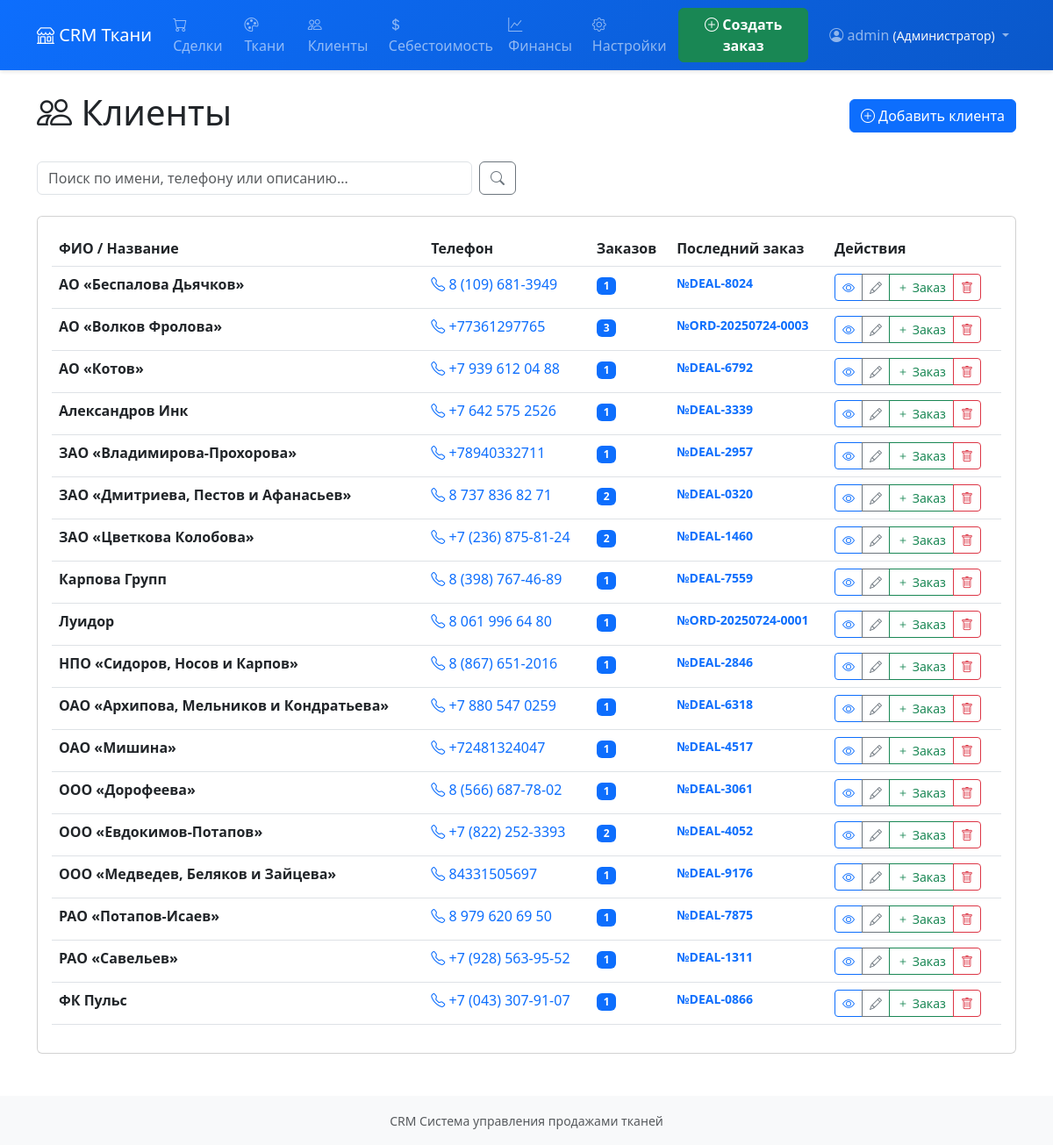
Screenshot of /clients/ (signed in) with the database file from the repository.
### core/models.py (models this page shows, shortened)
class UserProfile(models.Model):
    ROLE_CHOICES = [
        ('admin', 'Администратор'),
        ('accountant', 'Бухгалтер'),
        ('warehouse', 'Складовщик')
    ]
    user = models.OneToOneField(User, on_delete=models.CASCADE, verbose_name="Пользователь")
    role = models.CharField(
        max_length=20,
        choices=ROLE_CHOICES,
        verbose_name="Роль"
    )
    class Meta:
        verbose_name = "Профиль пользователя"
        verbose_name_plural = "Профили пользователей"
    @property
    def can_manage_users(self):
        return self.role == 'admin'
    @property
    def can_view_financial_analytics(self):
        return self.role == 'admin'
    @property
    def is_warehouse_only(self):
        return self.role == 'warehouse'

### clients/models.py (models this page shows, shortened)
class Client(models.Model):
    nickname = models.CharField(
        max_length=200,
        verbose_name="Никнейм / Название компании",
        help_text="Краткое название или никнейм клиента"
    )
    full_name = models.CharField(
        max_length=255,
        blank=True,
        null=True,
        verbose_name="Полное имя / ФИО контактного лица",
        help_text="Полное имя клиента или ФИО контактного лица"
    )
    phone = models.CharField(
        max_length=20,
        verbose_name="Номер телефона",
        help_text="Контактный номер телефона"
    )
    email = models.EmailField(
        max_length=255,
        blank=True,
        null=True,
        verbose_name="Email",
        help_text="Электронная почта клиента"
    )
    address = models.CharField(
        max_length=255,
        blank=True,
        null=True,
        verbose_name="Адрес",
        help_text="Физический адрес клиента"
    )
    notes = models.TextField(
        blank=True,
        verbose_name="Примечания",
        help_text="Дополнительная информация о клиенте"
    )
    created_at = models.DateTimeField(auto_now_add=True, verbose_name="Дата создания")
    class Meta:
        verbose_name = "Клиент"
        verbose_name_plural = "Клиенты"
        ordering = ['nickname']

### deals/models.py (models this page shows, shortened)
class Deal(models.Model):
    STATUS_CHOICES = [
        ('created', 'Создан'),
        ("pending_payment", "Ожидание оплаты"),
        ('paid', 'Оплачен')
    ]
    deal_number = models.CharField(
        max_length=50,
        unique=True,
        verbose_name="Номер заказа",
        help_text="Автоматически генерируемый номер заказа"
    )
    client = models.ForeignKey(
        Client,
        on_delete=models.CASCADE,
        verbose_name="Клиент"
    )
    status = models.CharField(
        max_length=20,
        choices=STATUS_CHOICES,
        default='created',
        verbose_name="Статус"
    )
    total_amount = models.DecimalField(
        max_digits=12,
        decimal_places=2,
        verbose_name="Сумма без НДС (₸)",
        null=True, blank=True
    )
    total_with_vat = models.DecimalField(
        max_digits=12,
        decimal_places=2,
        verbose_name="Сумма с НДС (₸)",
        null=True, blank=True
    )
    created_at = models.DateTimeField(auto_now_add=True, verbose_name="Дата создания")
    class Meta:
        verbose_name = "Сделка"
        verbose_name_plural = "Сделки"
        ordering = ['-created_at']

### clients/views.py (the view)
# urls.py: path('', views.client_list, name='client_list'),
@login_required
def client_list(request):
    search_query = request.GET.get('search', '')
    clients = Client.objects.all()
    if search_query:
        clients = clients.filter(
            Q(nickname__icontains=search_query) |
            Q(phone__icontains=search_query) |
            Q(description__icontains=search_query)
        )
    context = {
        'clients': clients,
        'search_query': search_query,
    }
    return render(request, 'clients/client_list.html', context)

### templates/clients/client_list.html (shortened to what this page needs)
{% extends 'base.html' %}
{% block content %}
<div class="d-flex justify-content-between align-items-center mb-4">
    <h1><i class="bi bi-people"></i> Клиенты</h1>
    <a href="{% url 'clients:client_create' %}" class="btn btn-primary">
        <i class="bi bi-plus-circle"></i> Добавить клиента
    </a>
</div>
<div class="row mb-4">
    <div class="col-md-6">
        <form method="get" class="d-flex">
            <input type="text" name="search" class="form-control"
                   placeholder="Поиск по имени, телефону или описанию..."
                   value="{{ search_query }}">
            <button type="submit" class="btn btn-outline-secondary ms-2">
                <i class="bi bi-search"></i>
            </button>
        </form>
    </div>
</div>
{% if clients %}
    <div class="card">
        <div class="card-body">
            <div class="table-responsive">
                <table class="table table-hover">
                    <thead>
                        <tr>
                            <th>ФИО / Название</th>
                            <th>Телефон</th>
                            <th>Заказов</th>
                            <th>Последний заказ</th>
                            <th>Действия</th>
                        </tr>
                    </thead>
                    <tbody>
                        {% for client in clients %}
                            <tr class="clickable-row" data-href="{% url 'clients:client_detail' client.id %}" style="cursor: pointer;">
                                <td>
                                    <div>
                                        <strong>{{ client.nickname }}</strong>
                                    </div>
                                </td>
                                <td>
                                    {% if client.phone %}
                                        <a href="tel:{{ client.phone }}" class="text-decoration-none">
                                            <i class="bi bi-telephone"></i> {{ client.phone }}
                                        </a>
                                    {% else %}
                                        <span class="text-muted">Не указан</span>
                                    {% endif %}
                                </td>
                                <td>
                                    <span class="badge bg-primary">{{ client.deal_set.count }}</span>
                                </td>
                                <td>
                                    {% with last_deal=client.deal_set.first %}
                                        {% if last_deal %}
                                            <div class="small">
                                                <a href="{% url 'deals:deal_detail' last_deal.id %}" class="text-decoration-none">
                                                    <strong>№{{ last_deal.deal_number }}</strong>
                                                </a>
                                            </div>
                                        {% else %}
                                            <span class="text-muted">Нет заказов</span>
                                        {% endif %}
                                    {% endwith %}
                                </td>
                                <td onclick="event.stopPropagation();">
                                    <div class="btn-group" role="group">
                                        <a href="{% url 'clients:client_detail' client.id %}" class="btn btn-sm btn-outline-primary">
                                            <i class="bi bi-eye"></i>
                                        </a>
                                        <a href="{% url 'clients:client_edit' client.id %}" class="btn btn-sm btn-outline-secondary">
                                            <i class="bi bi-pencil"></i>
                                        </a>
                                        <a href="{% url 'deals:deal_create' %}?client={{ client.id }}" class="btn btn-sm btn-outline-success">
                                            <i class="bi bi-plus"></i> Заказ
                                        </a>
                                        {% if user.userprofile.role == 'admin' %}
                                            <button type="button" class="btn btn-sm btn-outline-danger"
                                                    onclick="deleteClient({{ client.id }}, '{{ client.nickname }}')"
                                                    title="Удалить клиента">
                                                <i class="bi bi-trash"></i>
                                            </button>
                                        {% endif %}
                                    </div>
                                </td>
                            </tr>
                        {% endfor %}
                    </tbody>
                </table>
            </div>
        </div>
    </div>
{% endif %}
{% endblock %}

### templates/base.html (shortened to what this page needs)
<!DOCTYPE html>
<html lang="ru">
<head>
    <link href="https://cdn.jsdelivr.net/npm/bootstrap@5.3.0/dist/css/bootstrap.min.css" rel="stylesheet">
    <link href="https://cdn.jsdelivr.net/npm/bootstrap-icons@1.10.0/font/bootstrap-icons.css" rel="stylesheet">
</head>
<body>
    <nav class="navbar navbar-expand-lg navbar-dark" style="background: linear-gradient(135deg, #0d6efd 0%, #0a58ca 100%); box-shadow: 0 2px 4px rgba(0,0,0,0.1);">
        <div class="container">
            <a class="navbar-brand" href="{% url 'core:home' %}">
                <i class="bi bi-shop"></i> CRM Ткани
            </a>
            {% if user.is_authenticated %}
                <div class="collapse navbar-collapse" id="navbarNav">
                    {% if not user.userprofile.is_warehouse_only %}
                        <ul class="navbar-nav me-auto">
                            <li class="nav-item">
                                <a class="nav-link" href="{% url 'deals:deal_list' %}">
                                    <i class="bi bi-cart"></i> Сделки
                                </a>
                            </li>
                            <li class="nav-item">
                                <a class="nav-link" href="{% url 'fabrics:fabric_list' %}">
                                    <i class="bi bi-palette"></i> Ткани
                                </a>
                            </li>
                            <li class="nav-item">
                                <a class="nav-link" href="{% url 'clients:client_list' %}">
                                    <i class="bi bi-people"></i> Клиенты
                                </a>
                            </li>
                            {% if user.userprofile.can_manage_users %}
                                <li class="nav-item">
                                    <a class="nav-link" href="{% url 'finances:set_fabric_cost_price' %}">
                                        <i class="bi bi-currency-dollar"></i> Себестоимость
                                    </a>
                                </li>
                            {% endif %}
                            {% if user.userprofile.can_view_financial_analytics %}
                                <li class="nav-item">
                                    <a class="nav-link" href="{% url 'finances:financial_dashboard' %}">
                                        <i class="bi bi-graph-up"></i> Финансы
                                    </a>
                                </li>
                            {% endif %}
                            {% if user.userprofile.can_manage_users %}
                                <li class="nav-item">
                                    <a class="nav-link" href="{% url 'finances:system_settings' %}">
                                        <i class="bi bi-gear"></i> Настройки
                                    </a>
                                </li>
                            {% endif %}
                        </ul>
                        <a href="{% url 'deals:deal_create' %}" class="btn btn-success me-3" style="font-weight: bold;">
                            <i class="bi bi-plus-circle"></i> Создать заказ
                        </a>
                    {% endif %}
                    <div class="navbar-nav">
                        <div class="nav-item dropdown">
                            <a class="nav-link dropdown-toggle" href="#" role="button" data-bs-toggle="dropdown">
                                <i class="bi bi-person-circle"></i> {{ user.username }}
                                <small class="text-light">({{ user.userprofile.get_role_display }})</small>
                            </a>
                        </div>
                    </div>
                </div>
            {% endif %}
        </div>
    </nav>
    <main class="container mt-4">
        {% block content %}{% endblock %}
    </main>
    <footer class="bg-light mt-5 py-3">
        <div class="container text-center">
            <small class="text-muted">CRM Система управления продажами тканей</small>
        </div>
    </footer>
</body>
</html>

### rows the page displays
Client: nickname "АО «Беспалова Дьячков»", phone "8 (109) 681-3949", deal_set.count "1", deal_set.first.deal_number "DEAL-8024"
Client: nickname "АО «Волков Фролова»", phone "+77361297765", deal_set.count "3", deal_set.first.deal_number "ORD-20250724-0003"
Client: nickname "АО «Котов»", phone "+7 939 612 04 88", deal_set.count "1", deal_set.first.deal_number "DEAL-6792"
Client: nickname "Александров Инк", phone "+7 642 575 2526", deal_set.count "1", deal_set.first.deal_number "DEAL-3339"
Client: nickname "ЗАО «Владимирова-Прохорова»", phone "+78940332711", deal_set.count "1", deal_set.first.deal_number "DEAL-2957"
Client: nickname "ЗАО «Дмитриева, Пестов и Афанасьев»", phone "8 737 836 82 71", deal_set.count "2", deal_set.first.deal_number "DEAL-0320"
Client: nickname "ЗАО «Цветкова Колобова»", phone "+7 (236) 875-81-24", deal_set.count "2", deal_set.first.deal_number "DEAL-1460"
Client: nickname "Карпова Групп", phone "8 (398) 767-46-89", deal_set.count "1", deal_set.first.deal_number "DEAL-7559"
Client: nickname "Луидор", phone "8 061 996 64 80", deal_set.count "1", deal_set.first.deal_number "ORD-20250724-0001"
Client: nickname "НПО «Сидоров, Носов и Карпов»", phone "8 (867) 651-2016", deal_set.count "1", deal_set.first.deal_number "DEAL-2846"
Client: nickname "ОАО «Архипова, Мельников и Кондратьева»", phone "+7 880 547 0259", deal_set.count "1", deal_set.first.deal_number "DEAL-6318"
Client: nickname "ОАО «Мишина»", phone "+72481324047", deal_set.count "1", deal_set.first.deal_number "DEAL-4517"
Client: nickname "ООО «Дорофеева»", phone "8 (566) 687-78-02", deal_set.count "1", deal_set.first.deal_number "DEAL-3061"
Client: nickname "ООО «Евдокимов-Потапов»", phone "+7 (822) 252-3393", deal_set.count "2", deal_set.first.deal_number "DEAL-4052"
Client: nickname "ООО «Медведев, Беляков и Зайцева»", phone "84331505697", deal_set.count "1", deal_set.first.deal_number "DEAL-9176"
Client: nickname "РАО «Потапов-Исаев»", phone "8 979 620 69 50", deal_set.count "1", deal_set.first.deal_number "DEAL-7875"
Client: nickname "РАО «Савельев»", phone "+7 (928) 563-95-52", deal_set.count "1", deal_set.first.deal_number "DEAL-1311"
Client: nickname "ФК Пульс", phone "+7 (043) 307-91-07", deal_set.count "1", deal_set.first.deal_number "DEAL-0866"

### other values shown
{{ user.username }} "admin"
{{ user.userprofile.get_role_display }} "Администратор"
